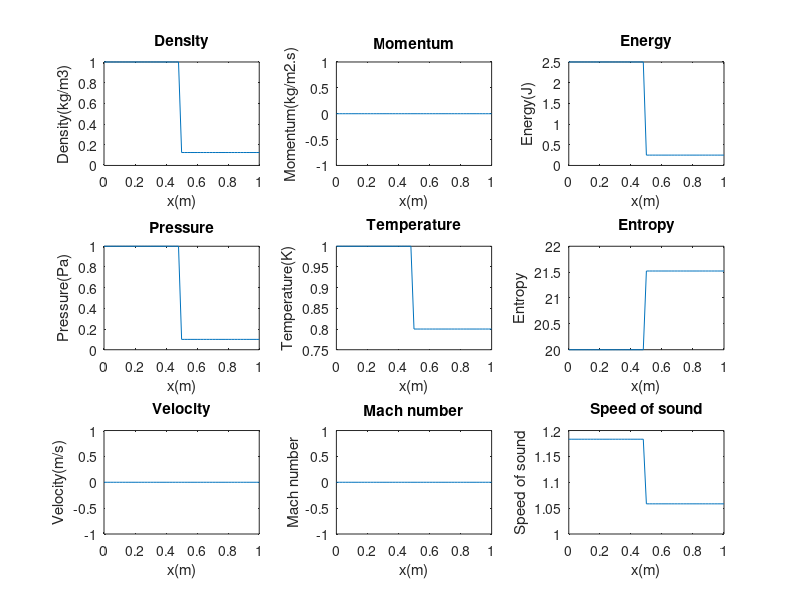
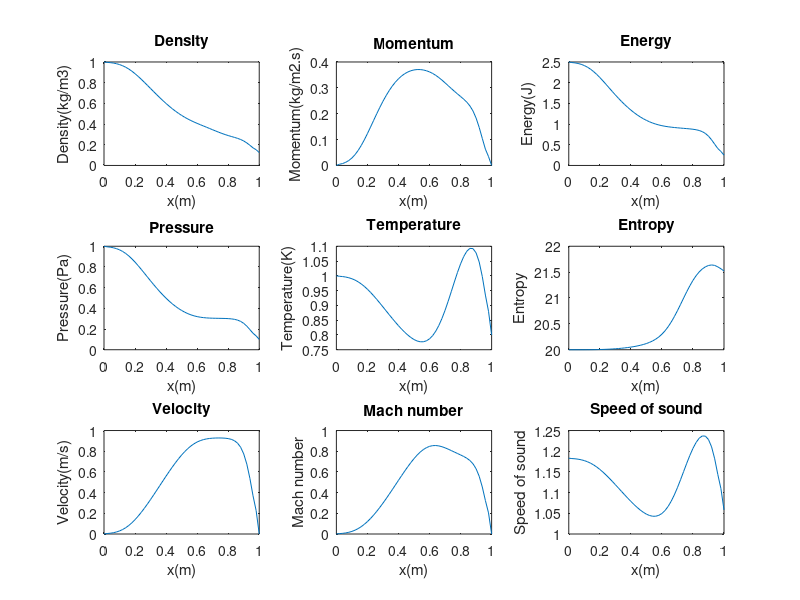
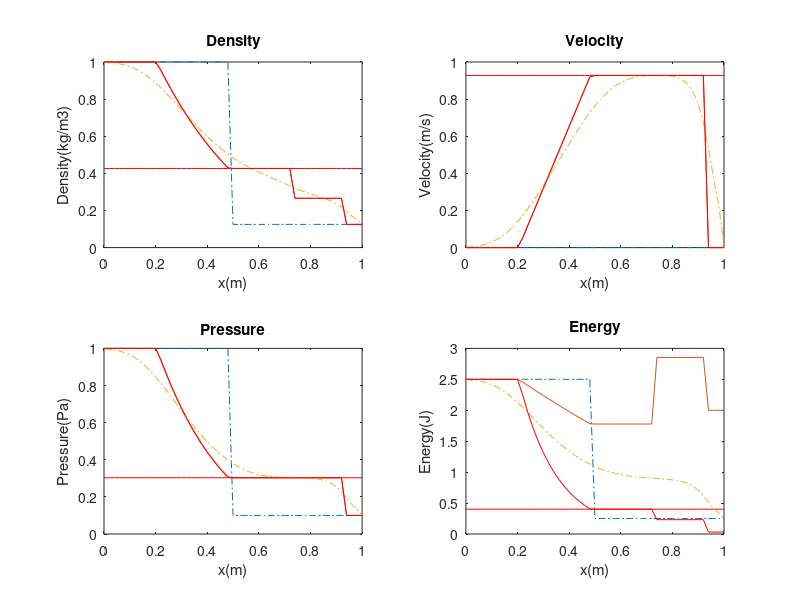

Recreate these plots in MATLAB, in order.
function euler_1d
clear;clc;clf;close all;

global hardcoded_disc
global data npar mesh

% OPTIONS
%================================================================================
hardcoded_disc = false;

% problem ID
% 1 = Leblanc's tube
% 2 = Sod's tube
data.pbID=2;

mesh.rand= false;
npar.nel = 50;
npar.porder = 1;               % FE polynomial degree
npar.qorder = npar.porder + 1; % quadrature order
% bypass my FEM disc and cell-dependent viscosity but use hardcoded linear
% with trapezoidal rule
if(hardcoded_disc)
    npar.porder=1; npar.qorder=2;
end
npar.temporal='ERK1';
npar.cfl =0.1;
npar.Cmax=0.5;%0.5;
npar.Cent=1.0;%1e0;
npar.lumpM = true;

time_approx_entropy = 'none';

plot_transient = false;
frequency=20; % how many time steps between transient plot outputs
%================================================================================

% number of degrees of freedom
npar.ndofs = npar.nel * npar.porder + 1 ;

% initialize data and parameters
init_data();
U_old = data.u0;
plot_vector(U_old,time,true)

% initialize old entropy values at previous time steps
S_m1 = zeros(npar.qorder,npar.nel);
S_m2 = S_m1;

% initialize time parameters
time = 0;
tend = data.tend;
dt   = npar.dt;
dt_old = -1;

iter=1;
tic
while time < tend

    if(time+dt>=tend)
        dt=tend-time;
        time = tend-dt+1e-15;
    end
    % time is the end time
    time=time+dt;
    fprintf('time beg=%9.5g, dt=%7.4d, time end=%9.5g \n',time-dt,dt,time);


    switch upper(npar.temporal)
        case{'ERK1'}
            % apply RK1 explicit
            k1 = ss_residual(U_old,time_approx_entropy);
            % value of the end of the time step
            U = U_old + dt*(npar.M\k1);
        case{'ERK2'}
            % apply RK2 explicit
            % first stage
            k1 = ss_residual(U_old,time_approx_entropy);
            U1 = U_old + (dt/2)*(npar.M\k1);
            % second stage
            k2 = ss_residual(U1,time_approx_entropy);
            % value of the end of the time step
            U = U_old + dt*(npar.M\k2);
        case{'ERK3'}
            % apply RK3 explicit
            % first stage
            k1 = ss_residual(U_old,time_approx_entropy);
            U1 = U_old + dt*(npar.M\k1);
            % second stage
            k2 = ss_residual(U1,time_approx_entropy);
            U2 = U_old + (dt/4)*(npar.M\(k1+k2));
            % third stage
            k3 = ss_residual(U2,time_approx_entropy);
            U = U_old + (dt/6)*(npar.M\(k1+k2+4*k3));
        case{'ERK4'}
            % apply RK4 explicit
            % first stage
            k1 = ss_residual(U_old,time_approx_entropy);
            U1 = U_old + (dt/2)*(npar.M\k1);
            % second stage
            k2 = ss_residual(U1,time_approx_entropy);
            U2 = U_old + (dt/2)*(npar.M\k2);
            % third stage
            k3 = ss_residual(U2,time_approx_entropy);
            U3 = U_old + dt*(npar.M\k3);
            % fourth stage
            k4 = ss_residual(U3,time_approx_entropy);
            U = U_old + (dt/6)*(npar.M\(k1+2*k2+2*k3+k4));
        otherwise
            error('unknown time integration %s',temporal);
    end

    % save old dt for bdf2
    npar.dt_old = dt;
    % get new dt
    dt = compute_new_dt(U);
    npar.dt = dt;
    % update how dsdt is computed in the entropy residual
    if(strcmpi(time_approx_entropy,'bdf1'))
        time_approx_entropy='bdf2';
    elseif(strcmpi(time_approx_entropy,'none'))
        time_approx_entropy='bdf1';
    end
    if (plot_transient)
        if(mod(iter,frequency)==0)
            plot_vector(U,time); drawnow
        end
    end
    % save old values for next time step
    U_old = U;
    iter=iter+1;
end

figure(2);
plot_vector(U,time,true);
toc

% % Uraw=U;
% % uu=smoothing(U,1);
% % 
% % plot_0=false;
% % if(plot_0)
% %     figure(1);
% %     plot(x_interp,uu_init,'r-', x,uu );
% % else
% %     figure(1);
% %     adr='R:\temporary\entropy\';
% %     adr='G:\RESEARCH-coupling\entropy\';
% %     plot(x_interp,uu,'.-b'); hold all;
% %     Z=load(sprintf('%sfort.10',adr)); plot(Z(:,1),Z(:,2),'.r-');
% %     plot(x_interp,uraw,'.-m');
% %     legend(['smo';'JLG';'raw']);
% %     hold off
% %     %     plot(x_interp,uu, x_interp,uraw,'r' );
% %     visc_=reshape(visc,qorder*nel,1);
% %     x_q=zeros(nel*qorder,1);
% %     for i=1:nel
% %         x1=x(i);  x2=x(i+1);
% %         aux=(x1+x2)/2 + (x2-x1)*xq/2;
% %         i1=(i-1)*qorder+1;
% %         i2=i1+qorder-1;
% %         x_q(i1:i2)=aux(1:end);
% %     end
% %     %     figure; plot(x_q,visc_);
% %     figure(2);
% %     subplot(3,1,1); plot(x_interp,uu);
% %     title(sprintf('Burgers 1d, porder=%i,tend=%g',porder,tend));
% %     subplot(3,1,2); plot(x_interp,uraw ); title('Raw solution -no averaging at tend')
% %     axis tight;
% %     subplot(3,1,3); plot(x_q,log10(visc_)); title('Viscosity at quadrature points')
% % 
% %     figure(3);
% %     plot(x_q,log10(visc_),'.-b'); hold all;
% %     Z=load(sprintf('%sfort.11',adr)); plot(Z(:,1),log10(Z(:,2)),'.r-');
% %     title('viscosity'); legend(['rag';'JLG']);
% %     hold off
% % 
% % end
% 
% % save sav_Burgers_RK3_99el_p1_CFL_0.5_partsF.mat x uu_init uu x_interp uraw x_q visc ;
% % save sav_Burgers_RK3_999el_p1_CFL_0.5_partsF.mat ;

return
end

%%%%%%%%%%%%%%%%%%%%%%%%%%%%%%%%%%%%%%
% Original PDE:
%       du/dt + df/dx = 0
% Add stabilization through a viscous term:
%       du/dt + df/dx - d/dx(visc du/dx) = 0
%
% advection term
%   option a) int b df/dx = -int f db/dx
%   option b) df/dx =f' du/dx --> int b f' du/dx
% viscous term:
%   - int b d/dx(visc du/dx)= int visc du/dx db/dx

%%%%%%%%%%%%%%%%%%%%%%%%%%%%%%%%%%%%%%

function F = ss_residual(U,temporal_approx)

global hardcoded_disc
global data npar mesh

% initialize ss residual vector
F=zeros(3*npar.ndofs,1);

% extract rho, mt, E at dofs
rho = U( 1:npar.ndofs               );
mt  = U((1:npar.ndofs) +  npar.ndofs);
E   = U((1:npar.ndofs) +2*npar.ndofs);
% compute pressure at dofs
P = data.eos(rho,mt,E);
% compute specific entropy at dofs
s = entropy(rho, P);
% compute velocity at dofs
v = mt./rho;
% compute speed of sound at dofs
c = sqrt(data.gamma*(P+data.Pinf)./rho);
% compute rieman invariants at dofsd
r = v+2*c/(data.gamma-1);
t = v-2*c/(data.gamma-1);

% normalization constants (use values at dofs, it is easier)
norm_c = max(abs(v+c - mean(v+c)));
norm_s = max(abs(s-mean(s)));

% compute the normalized jumps before computing the ss residual
% the jumps are calculated through a loop on all elements
[jumps,jump_vdsdx,jump_sdvdx] = compute_jumps(rho,mt,E,P,s,v,norm_s);

% rhs = -int_V { b div(f) )
%     =  int_V { grad(b).f } + BC terms (which we ignore b/c we have
%     Dirichlet BC for now)
% int_K grad(b).f = jac sum_q {w_q 1/jac dbdx_q f_q}
% for a given element, with linear FE and trapezoidal quadrature (w_q=1),
%    this becomes =  +/- 0.5 (fleft + fright)
%
% for iel=1:npar.nel
%     g=gn(iel,:);
%     % coef_u = uu(g(:)); % vector of length porder+1
%     % recall that shape is a matrix of size (qorder,porder+1)
%     % local_u = shape * coef_u; % vector of length qorder
%     % we do not need this for linear FE with tra
% end

if(hardcoded_disc)

    % compute speed
    v = mt./rho;
    v2= v.^2;
    % compute pressure
    P = data.eos(rho,mt,E);
    % compute speed of sound
    c = sqrt(data.gamma*(P+data.Pinf)./rho);
    % compute specific entropy
    s = entropy(rho, P);
    % specific internal energy
    e = E./rho - 0.5 * v2;
    % compute inviscid flux
    inviscid_flux = iflx(rho, mt, E, P, v);

    h=mesh.h;

    % cell gradients
    drhodx = diff(rho)/h;
    dvdx   = diff(v)/h;
    dedx   = diff(e)/h;
    dsdx   = diff(s)/h;
    % cell averages
    rhoa = rho(1:end-1)+0.5*diff(rho);
    va   = v(1:end-1)+0.5*diff(v);
    ea   = e(1:end-1)+0.5*diff(e);
    v2a  = v2(1:end-1)+0.5*diff(v2);
    rhova= mt(1:end-1)+0.5*diff(mt);

    % mass residual
    ind=1;
    for i=2:npar.ndofs-1
        F(i)= (inviscid_flux(i-1,ind)-inviscid_flux(i+1,ind))/2 + ...
            kappa(i)*drhodx(i) - kappa(i-1)*drhodx(i-1) ;
    end
    % mt residual
    ind=2;
    str=npar.stride(ind);
    for i=2:npar.ndofs-1
        F(i+str)= (inviscid_flux(i-1,ind)-inviscid_flux(i+1,ind))/2       + ...
            kappa(i)*va(i)  *drhodx(i) - kappa(i-1)*va(i-1)  *drhodx(i-1) + ...
            mu(i)   *rhoa(i)*dvdx(i)   - mu(i-1)   *rhoa(i-1)*dvdx(i-1)   ;
    end
    % energy residual
    ind=3;
    str=npar.stride(ind);
    for i=2:npar.ndofs-1
        F(i+str)= (inviscid_flux(i-1,ind)-inviscid_flux(i+1,ind))/2          + ...
            kappa(i)*rhoa(i) *dedx(i)   - kappa(i-1)*rhoa(i-1) *dedx(i-1)    + ...
            kappa(i)*ea(i)   *drhodx(i) - kappa(i-1)*ea(i-1)   *drhodx(i-1)  + ...
            -0.5*( kappa(i)*v2a(i)  *drhodx(i) - kappa(i-1)*v2a(i-1)  *drhodx(i-1) )+ ...
            mu(i)   *rhova(i)*dvdx(i)   - mu(i-1)   *rhova(i-1)*dvdx(i-1)    + ...
            kappa(i)*v2a(i)  *drhodx(i) - kappa(i-1)*v2a(i-1)  *drhodx(i-1)  ;
    end

else

    b  = npar.b; dbdx = npar.dbdx;
    dx = mesh.dx;
    wq = npar.wq;
    str= npar.stride(2);
    s_q_save_current = zeros(npar.qorder,npar.nel);
    s_q_m1 = zeros(npar.qorder,npar.nel);
    s_q_m2 = zeros(npar.qorder,npar.nel);
    r_q_m1 = zeros(npar.qorder,npar.nel);
    r_q_m2 = zeros(npar.qorder,npar.nel);
    t_q_m1 = zeros(npar.qorder,npar.nel);
    t_q_m2 = zeros(npar.qorder,npar.nel);

    for iel=1:npar.nel
        g=npar.gn(iel,:);
        dofs_rho = rho(g); % vector of length porder+1
        dofs_mt  = mt(g);  % vector of length porder+1
        dofs_E   = E(g);   % vector of length porder+1
        % not really dofs, but ...
        dofs_v = dofs_mt./dofs_rho;
        dofs_e = dofs_E./dofs_rho - 0.5 * dofs_v.^2;
        % recall that shape is a matrix of size (qorder,porder+1)
        rho_q = b * dofs_rho; % vector of length qorder
        mt_q  = b * dofs_mt;  % vector of length qorder
        E_q   = b * dofs_E;   % vector of length qorder
        e_q   = b * dofs_e;   % vector of length qorder
        % vector of length qorder
        drhodx_q = dbdx * dofs_rho;
        dvdx_q   = dbdx * dofs_v;
        dedx_q   = dbdx * dofs_e;
        % compute fluid speed
        v_q = mt_q./rho_q;
        % compute pressure
        P_q = data.eos(rho_q,mt_q,E_q);
        % compute speed of sound
        c_q = sqrt(data.gamma*abs(P_q+data.Pinf)./rho_q);

        % compute inviscid flux
        inviscid_flux_q = iflx(rho_q, mt_q, E_q, P_q, v_q);
        %         if(iel>28 & iel<31)
        %             rho_q
        %             mt_q
        %             E_q
        %             P_q
        %             v_q
        %             inviscid_flux_q
        %             disp('')
        %         end
        %-----------------------------------------------------------
        %%%%%%%%%%%%% entropy based viscous fluxes %%%%%%%%%%%%%%%%%
        %-----------------------------------------------------------
        % compute specific entropy
        s_q = entropy(rho_q, P_q);
        % alternate s_q
        s_q = b * s(g);
        s_q_save_current(:,iel) = s_q;
        % compute other riemannian invariants
        r_q = v_q + 2*c_q/(data.gamma-1); % wave at speed u-c
        t_q = v_q - 2*c_q/(data.gamma-1); % wave at speed u+c
        % alternate r_q
        r_q = b * r(g);
        t_q = b * t(g);
        r_q_save_current(:,iel) = r_q;
        t_q_save_current(:,iel) = t_q;
        % gradients of r,s,t
        dsdx_q = ( dbdx * s(g) ) * 2/mesh.dx(iel);
        drdx_q = ( dbdx * r(g) ) * 2/mesh.dx(iel);
        dtdx_q = ( dbdx * t(g) ) * 2/mesh.dx(iel);
        % time derivatives
        dsdt(:,iel) = visc_temporal_contribution(s_q,s_q_m1(:,iel),s_q_m2(:,iel),temporal_approx);
        drdt(:,iel) = visc_temporal_contribution(r_q,r_q_m1(:,iel),r_q_m2(:,iel),temporal_approx);
        dtdt(:,iel) = visc_temporal_contribution(t_q,t_q_m1(:,iel),t_q_m2(:,iel),temporal_approx);
        % residual for r,s,t
        Dsq = abs( dsdt(:,iel) + (v_q.*c_q).*dsdx_q ) / ( norm_s );
        Drq = abs( drdt(:,iel) + (v_q.*c_q).*drdx_q - c_q .* Dsq ) / norm_c;
        Dtq = abs( dtdt(:,iel) + (v_q.*c_q).*dtdx_q + c_q .* Dsq ) / norm_c;
        % entropy visc = Cent * h^2 * ( residual + jumps )
        mu_ent(:,iel) = ( npar.Cent * mesh.dx(iel)^2 ) * ...
            ( max(max(Dsq(:),Drq(:)),Dtq(:)) + max(jumps(:,iel)) );
        k_ent(:,iel) = mu_ent(:,iel);
        % first order visc = Cmax * h * speed
        mu_max = npar.Cmax * mesh.dx(iel) * max( v_q + c_q);
        k_max  = npar.Cmax * mesh.dx(iel) * max( v_q + c_q);
        % take minimum
        visc_ka = min (k_ent(:,iel),  k_max );
        visc_mu = min (mu_ent(:,iel), mu_max);
        % compute viscous flux
        viscous_flux_q = vflx(visc_ka, visc_mu, rho_q, drhodx_q, v_q, dvdx_q, e_q, dedx_q);
        %-----------------------------------------------------------
        %%% END END %%% entropy based viscous fluxes %%% END END %%%
        %-----------------------------------------------------------

        % compute total flux (add jacobian term to viscous flux)
        flux_q = inviscid_flux_q + 2/mesh.dx(iel) * viscous_flux_q;

        % caveat: dbdx(iq,itest_funct), so need to transpose here
        % to have a vector ordered along itest_func !
        % mass residual
        ind=1;
        F(g) = F(g) + dbdx' * (wq.*flux_q(:,ind)) ;
        % mt residual
        ind=2;
        g=g+str;
        F(g) = F(g) + dbdx' * (wq.*flux_q(:,ind)) ;
        % energy residual
        ind=3;
        g=g+str;
        F(g) = F(g) + dbdx' * (wq.*flux_q(:,ind)) ;

    end
    % save older entropies
    s_q_m2 = s_q_m1;
    s_q_m1 = s_q_save_current;
    r_q_m2 = r_q_m1;
    r_q_m1 = r_q_save_current;
    t_q_m2 = t_q_m1;
    t_q_m1 = t_q_save_current;
end

% apply Dirichlet to the ss residual
F(1          + npar.stride) = 0;
F(npar.ndofs + npar.stride) = 0;

return
end

%%%%%%%%%%%%%%%%%%%%%%%%%%%%%%%%%%%%%%


function pres=IGEOS(rho,mt,E)
% computes pressure for ideal gas law
% E is the total energy
global data

pres = (data.gamma-1)*( E - 0.5 * mt.^2 ./rho );

return
end

%%%%%%%%%%%%%%%%%%%%%%%%%%%%%%%%%%%%%%

function pres=SGEOS(rho,mt,E)
% computes pressure for ideal gas law
% E is the total energy
global data

e = E./rho - 0.5 * ( mt./rho).^2; % specific internal energy
pres = (data.gamma-1)*( e-data.q ) .*rho  - data.gamma * data.Pinf;

return
end

%%%%%%%%%%%%%%%%%%%%%%%%%%%%%%%%%%%%%%

function s = entropy(rho, P)

global data

% SPECIFIC entropy (``little'' s)
% The entropy is always to be computed with the real values of the density,
% momentum and total energy. Then in the function called pressure the area
% is set to 1.
s =  data.Cv * ( log(abs(P+data.Pinf)./rho.^(data.gamma)) ) + data.q_prime;

return
end

%%%%%%%%%%%%%%%%%%%%%%%%%%%%%%%%%%%%%%

function dt = compute_new_dt(U)
global mesh npar data

rho = U( 1:npar.ndofs              ) ;
mt  = U((1:npar.ndofs)+  npar.ndofs) ;
E   = U((1:npar.ndofs)+2*npar.ndofs) ;

% compute pressure
P = data.eos(rho,mt,E);
% compute speed of sound
csound = sqrt(data.gamma*abs(P+data.Pinf)./rho);
eig_max = max(csound+abs(mt./rho));

% compute the next time step
dt = mesh.h / (eig_max * npar.porder) * npar.cfl;

return
end

%%%%%%%%%%%%%%%%%%%%%%%%%%%%%%%%%%%%%%

function inviscid_flux = iflx(rho, mt, E, P, v )
% compute the inviscid flux
% E= total energy, v=speed
inviscid_flux = zeros(length(rho),3);

inviscid_flux(:,1) = mt;
inviscid_flux(:,2) = v.*mt+P;
inviscid_flux(:,3) = v.*(E+P);

return
end

%%%%%%%%%%%%%%%%%%%%%%%%%%%%%%%%%%%%%%

function viscous_flux = vflx(visc_ka, visc_mu, rho, drhodx, v, dvdx, e, dedx )
% compute the viscous flux
% e = specific internal energy, v=speed
viscous_flux = zeros(length(rho),3);

viscous_flux(:,1) = - visc_ka .* drhodx;
viscous_flux(:,2) = - visc_mu .* rho .* dvdx + v .* viscous_flux(:,1) ;
viscous_flux(:,3) = - visc_ka .* ( rho .* dedx + e .* drhodx ) ...
    -0.5 * v.^2 .* viscous_flux(:,1) + v .* viscous_flux(:,2) ;

return
end


%%%%%%%%%%%%%%%%%% JUMPS   %%%%%%%%%%%%%%%%%

function [jumps,varargout]=compute_jumps(rho,mt,E,P,s,v,norm_s)
% compute jumps (normal derivatives at interval extremities) of:
% d(u.s)/dx = u dsdx + s dudx

global hardcoded_disc
global data npar mesh

nel = npar.nel;

jumps = zeros(2,nel);

if(hardcoded_disc)

    dsdx  = zeros(nel,1);
    dudx  = zeros(nel,1);
    jump_vdsdx = zeros(2,nel);
    jump_sdvdx = zeros(2,nel);

    dsdx = diff(s)/mesh.h;
    dvdx = diff(v)/mesh.h;

    for i=2:nel-1
        jump_vdsdx(1,i) = v(i)  *( dsdx(i)-dsdx(i-1) );
        jump_vdsdx(2,i) = v(i+1)*( dsdx(i+1)-dsdx(i) );
        jump_sdvdx(1,i) = s(i)  *( dvdx(i)-dvdx(i-1) );
        jump_sdvdx(2,i) = s(i+1)*( dvdx(i+1)-dvdx(i) );
    end
    i=1;
    jump_vdsdx(2,i) = v(i+1)*( dsdx(i+1)-dsdx(i) );
    jump_sdvdx(2,i) = s(i+1)*( dvdx(i+1)-dvdx(i) );
    i=nel;
    jump_vdsdx(1,i) = v(i)  *( dsdx(i)-dsdx(i-1) );
    jump_sdvdx(1,i) = s(i)  *( dvdx(i)-dvdx(i-1) );


else

    dsdx_q  = zeros(2,nel);
    dudx_q  = zeros(2,nel);
    % s_q     = zeros(2,nel);
    % v_q     = zeros(2,nel);

    b    = npar.bJ;
    dbdx = npar.dbdxJ;

    v_K=zeros(nel+1,1);
    s_K=zeros(nel+1,1);
    for iel=1:nel,
        g=npar.gn(iel,:);
        % coef_u = uu(g(:)); % vector of length porder+1
        % recall that shapeJ is a matrix of size (2,porder+1)
        v_q = b * v(g); % vector of length 2
        s_q = b * s(g); % vector of length 2
        if(iel==1)
            v_K(1:2) = v_q;  s_K(1:2) = s_q;
        else
            v_K(iel+1) = v_q(2);
            s_K(iel+1) = s_q(2);
        end
        if(iel>1) %perform a check of continuity
            if( abs( v_K(iel)-v_q(1) ) >1e-8 ) , error('v_q not continuous???'); end
            if( abs( s_K(iel)-s_q(1) ) >1e-8 ) , error('s_q not continuous???'); end
        end
        dvdx_q(:,iel) = 2/mesh.dx(iel) * dbdx * v(g); % vector of length 2
        dsdx_q(:,iel) = 2/mesh.dx(iel) * dbdx * s(g); % vector of length 2
    end

    jump_vdsdx = aux_jump(v_K,dsdx_q,nel);
    jump_sdvdx = aux_jump(s_K,dvdx_q,nel);
    jumps = jump_vdsdx + jump_sdvdx;

end

% normalize jumps here
jump_vdsdx = jump_vdsdx / norm_s;
jump_sdvdx = jump_sdvdx / norm_s;
jumps = jumps / norm_s;

% extra output var
varargout{1} =  jump_vdsdx;
varargout{2} =  jump_sdvdx;

return
end

%%%%%%%%%%%%%%%%%%%%%%%%%%%%%%%%%%%%%%%%%%%%%%%%

function [jumps]=aux_jump(f_K,dgdx_q,nel,jumps)

if(nargin<4),
    jumps=zeros(2,nel);
end
for iel=2:nel-1
    jumps(:,iel) = jumps(:,iel) + ...
        max( abs( f_K(iel)  *(dgdx_q(1,iel)-dgdx_q(2,iel-1)) ),...
        abs( f_K(iel+1)*(dgdx_q(2,iel)-dgdx_q(1,iel+1)) ));
end
iel=1;
jumps(:,iel) = jumps(:,iel) + abs( f_K(iel+1)*(dgdx_q(2,iel)-dgdx_q(1,iel+1)) );
iel=nel;
jumps(:,iel) = jumps(:,iel) + abs( f_K(iel)  *(dgdx_q(1,iel)-dgdx_q(2,iel-1)) );

return
end

%%%%%%%%%%%%%% end of JUMPS   %%%%%%%%%%%%%%

function dsdt=visc_temporal_contribution(s_q, s_q_m1, s_q_m2, temporal_approx)

global npar

% temporal contribution to the entropy residual
if(strcmpi(temporal_approx,'none'))
    dsdt=zeros(length(s_q),1);
elseif(strcmpi(temporal_approx,'bdf1'))
    dsdt=( s_q - s_q_m1 ) /npar.dt;
else
    k0 = (2*npar.dt + npar.dt_old)/(npar.dt * (npar.dt + npar.dt_old));
    k1 = (npar.dt + npar.dt_old)/(npar.dt * npar.dt_old);
    k2 = npar.dt /(npar.dt_old * (npar.dt + npar.dt_old));
    dsdt = k0*s_q + k1*s_q_m1 + k2*s_q_m2;
end

return
end

%%%%%%%%%%%%%%%%%%%%%%%%%%%%%%%%%%%%%%

function plot_vector(U,time,opts)
% Function to plot the density, the momentum, the pressure and the energy
% of the fluid
% init vectors

global mesh npar data

rho = U( 1:npar.ndofs              ) ;
mt  = U((1:npar.ndofs)+  npar.ndofs) ;
E   = U((1:npar.ndofs)+2*npar.ndofs) ;
% compute pressure
P = data.eos(rho,mt,E);
% compute speed of sound
csound = sqrt(data.gamma*abs(P+data.Pinf)./rho);
% fluid speed
v = mt./rho;
% mach number
Mach = abs(v./csound);
% temperature
T = abs(P+data.Pinf)./((data.gamma-1)*data.Cv*rho);
% entropy
s = entropy(rho, P);

% Space vector
X = mesh.x_interp;

% Plots
subplot(3,3,1);
plot(X,rho,'-'); title('Density'); xlabel('x(m)'); ylabel('Density(kg/m3)'); hold on;
%
subplot(3,3,2);
plot(X,mt,'-'); title('Momentum'); xlabel('x(m)'); ylabel('Momentum(kg/m2.s)'); hold on;
%
subplot(3,3,3);
plot(X,E,'-'); title('Energy'); xlabel('x(m)'); ylabel('Energy(J)'); hold on;
%
subplot(3,3,4);
plot(X,P,'-'); title('Pressure'); xlabel('x(m)'); ylabel('Pressure(Pa)'); hold on;
%
subplot(3,3,5);
plot(X,T,'-'); title('Temperature'); xlabel('x(m)'); ylabel('Temperature(K)'); hold on;
%
subplot(3,3,6);
plot(X,s,'-'); title('Entropy'); xlabel('x(m)'); ylabel('Entropy'); hold on;
%
subplot(3,3,7);
plot(X,v,'-'); title('Velocity'); xlabel('x(m)'); ylabel('Velocity(m/s)'); hold on;
%
subplot(3,3,8);
plot(X,Mach,'-'); title('Mach number');  xlabel('x(m)'); ylabel('Mach number'); hold on;
%
subplot(3,3,9);
plot(X,csound,'-'); title('Speed of sound'); xlabel('x(m)'); ylabel('Speed of sound'); hold on;

if(nargin<3 || opts==false), return; end

figure(3);

[ds,us,ps,es,xi]=ers(data.ql,data.qr,1,npar.nel,data.gamma,time);
% Plots
subplot(2,2,1);
plot(X,rho,'-.',xi,ds,'r-'); title('Density'); xlabel('x(m)'); ylabel('Density(kg/m3)'); hold on;
%
subplot(2,2,2);
plot(X,v,'-.',xi,us,'r-'); title('Velocity'); xlabel('x(m)'); ylabel('Velocity(m/s)'); hold on;
%
subplot(2,2,3);
plot(X,P,'-.',xi,ps,'r-'); title('Pressure'); xlabel('x(m)'); ylabel('Pressure(Pa)'); hold on;
%
subplot(2,2,4);
% ie=P./rho./(data.gamma-1);
plot(X,E,'-.',xi,ds.*es,'r-'); title('Energy'); xlabel('x(m)'); ylabel('Energy(J)'); hold on;
%

return
end

%%%%%%%%%%%%%%%%%%%%%%%%%%%%%%%%%%%%%%

function init_data()

global hardcoded_disc
global data npar

% select problem data
switch(data.pbID)
    case{1} % Leblanc shock tube
        data.L=1;
        data.membrane=data.L/2;
        % parameters for EOS and entropy
        data.eos = @IGEOS;
        data.gamma = 5/3; % gamma parameter
        data.Cv = 1 / (data.gamma-1); % heat capacity
        data.q       = 0; % q value
        data.Pinf    = 0; % Pinf
        data.q_prime = 20; % for positive entropy
        % boundary conditions and initial sound speeds
        v_left = 0;    v_rite = 0;
        rho_left = 1;  rho_rite = 0.001;
        mt_left = rho_left*v_left;
        mt_rite = rho_rite*v_rite;
        e_left = 0.1; e_rite = 1e-7;
        E_left = rho_left*e_left + 0.5*rho_left*v_left^2 ;
        E_rite = rho_rite*e_rite + 0.5*rho_rite*v_rite^2;
        %
        data.bc_value(:,1) = [rho_left; mt_left; E_left]; % x=0 (rho,m,E)
        data.bc_value(:,2) = [rho_rite; mt_rite; E_rite]; % x=L (rho,m,E)
        %data.bc_value(:,1) = [1;3;5]
        %data.bc_value(:,2) = [2;4;6]
        % initial speeds of sound
        Pl = data.eos(rho_left,mt_left,E_left);
        Pr = data.eos(rho_rite,mt_rite,E_rite);
        data.cl = sqrt( data.gamma * (Pl+data.Pinf) / rho_left);
        data.cr = sqrt( data.gamma * (Pr+data.Pinf) / rho_rite);
        data.ql=[1,    0,  0.1*2/3];
        data.qr=[0.001,0.0,0.0000001*2/3];

        data.tend=0.4;

    case{2} % Sod shock tube
        data.L=1;
        data.membrane=data.L/2;
        % parameters for EOS and entropy
        data.eos = @IGEOS;
        data.gamma = 1.4; % gamma parameter
        data.Cv = 1 / (data.gamma-1); % heat capacity
        data.q       = 0; % q value
        data.Pinf    = 0; % Pinf
        data.q_prime = 20; % for positive entropy
        % boundary conditions and initial sound speeds
        v_left = 0;    v_rite = 0;
        rho_left = 1;  rho_rite = 0.125;
        mt_left = rho_left*v_left;
        mt_rite = rho_rite*v_rite;
        p_left = 1.0;
        p_rite = 0.1;
        E_left = 2.5;
        E_rite = 0.25;
        %
        data.bc_value(:,1) = [rho_left; mt_left; E_left]; % x=0 (rho,m,E)
        data.bc_value(:,2) = [rho_rite; mt_rite; E_rite]; % x=L (rho,m,E)
        % initial speeds of sound
        Pl = data.eos(rho_left,mt_left,E_left);
        Pr = data.eos(rho_rite,mt_rite,E_rite);
        data.cl = sqrt( data.gamma * (Pl+data.Pinf) / rho_left);
        data.cr = sqrt( data.gamma * (Pr+data.Pinf) / rho_rite);
        data.ql=[rho_left, v_left, p_left];
        data.qr=[rho_rite, v_rite, p_rite];

        data.tend=0.25;

    otherwise
        error('unknown pbID %i',data.pbID);
end

% initialize spatial mesh
init_mesh();
%  initial condition
init_u0();

% store basis functions
[xq,wq] = GLNodeWt(npar.qorder);
[npar.b,npar.dbdx]=feshpln(xq,npar.porder);
% special shape functions for jumps
% h=0.01;
% [npar.bJ,npar.dbdxJ]=feshpln([-1 (-1+h) (1-h) 1],npar.porder);
[npar.bJ,npar.dbdxJ]=feshpln([-1 1],npar.porder);
if(hardcoded_disc)
    xq=[-1 1]; wq=[1 1];
    [npar.b ,npar.dbdx] =feshpln(xq,npar.porder);
    % [npar.bJ,npar.dbdxJ]=feshpln([-1 (-1+h) (1-h) 1],npar.porder);
    [npar.bJ,npar.dbdxJ]=feshpln([-1 1],npar.porder);
end
% store quadrature
npar.xq = xq;
npar.wq = wq;

return
end

%%%%%%%%%%%%%%%%%%%%%%%%%%%%%%%%%%%%%%

function init_mesh()

global data mesh npar

% create the mesh
if(mesh.rand);
    npts = nel+1;
    if( ~isempty(data.membrane) ), npts = nel; end
    x = data.L * sort( rand(npts,1) );
    x = sort( [x data.membrane] );
    x(1) = 0; x(end) = data.L;
    mesh.x  = x'; clear x;
    mesh.dx = diff(mesh.x);
    mesh.h  = min(mesh.dx);
    error('disallowing random spatial mesh for now')
else
    x = linspace(0,data.L,npar.nel+1);
    if( ~isempty(data.membrane) )
        % a membrane is present
        % ind = find( abs(x-data.membrane)<1E-8 );
        % if(length(ind)==0), error('uniform mesh not aligned with membrane'); end
        ind = find( x<data.membrane );
        if(isempty(ind))
            error('membrane to the left of the domain');
        else
            i1=ind(end);
        end
        ind = find( x>data.membrane );
        if(isempty(ind))
            error('membrane to the right of the domain');
        else
            i2=ind(1);
        end
        switch (i2-i1)
            case{1}
                mesh.memb_elem = i1;
                x_middle=(x(i1)+x(i2))/2;
                if( abs(x_middle-data.membrane)<1E-8 )
                    [i1 x(i1) i2 x(i2) x_middle]
                    error('x_middle not aligned with membrane');
                end
            case{2}
                mesh.memb_elem = [i1 (i1+1)];
            otherwise
                error('i2(%i) should be i1(%i)+1 or 2',i2,i1);
        end
    end
    mesh.x  = x'; clear x;
    mesh.dx = diff(mesh.x);
    mesh.h  = min(mesh.dx);
end

% create a mesh of the nodal unknowns from the discretization
x_interp=zeros(npar.ndofs,1);
porder=npar.porder;
for i=1:npar.nel
    x1=mesh.x(i);
    x2=mesh.x(i+1);
    % this is not true with non-equally spaced Lagrangian poly for
    % example!!!!
    aux=linspace(x1,x2,porder+1);
    i1=(i-1)*porder+1;
    i2=i1+porder;
    x_interp(i1:i2-1)=aux(1:end-1);
end
x_interp(end)=mesh.x(end);
% store mesh for ploting
mesh.x_interp = x_interp; clear x_interp;

% first time step
safety=0.5;
npar.dt = safety * mesh.h * npar.cfl / max(data.cl,data.cr);

% connectivity
gn=zeros(npar.nel,(npar.porder+1));
gn(1,:)=linspace(1,npar.porder+1,npar.porder+1);
for iel=2:npar.nel
    gn(iel,:)=[gn(iel-1,end) , gn(iel-1,2:end)+npar.porder ];
end
% if(logperiodic)
%     % periodic bc
%     gn(nel,end)=gn(1,1);
% end
npar.gn=gn;

% stride in between the variables rho, mt, E
stride=[0 npar.ndofs 2*npar.ndofs];
npar.stride=stride;

% compute local mass and stifness matrices
[npar.m,npar.k] = init_mat(npar.porder);

% create global mass matrix
nnz_one_var = ((porder+1)^2-1)*npar.nel+1;
M = spalloc(3*npar.ndofs,3*npar.ndofs,3*nnz_one_var);
for iel=1:npar.nel
    M(gn(iel,:),gn(iel,:)) = M(gn(iel,:),gn(iel,:)) + mesh.dx(iel)/2 * npar.m;
end
M(stride(2)+1:stride(2)+npar.ndofs,stride(2)+1:stride(2)+npar.ndofs) = M(1:npar.ndofs,1:npar.ndofs);
M(stride(3)+1:stride(3)+npar.ndofs,stride(3)+1:stride(3)+npar.ndofs) = M(1:npar.ndofs,1:npar.ndofs);
clear gn;
%
% apply Dirichlet BC
% -- left
ind=1;
M(ind+stride,:)=0;   M(:,ind+stride)=0;
for i=1:3
    M(ind+stride(i),ind+stride(i))=1;
end
% -- right
ind=npar.ndofs;
M(ind+stride,:)=0;   M(:,ind+stride)=0;
for i=1:3
    M(ind+stride(i),ind+stride(i))=1;
end
% keep M and inv of M
if(npar.lumpM)
    M=diag(sum(M));
end
npar.M  = M;
npar.iM = inv(M);
clear M;

return
end

%%%%%%%%%%%%%%%%%%%%%%%%%%%%%%%%%%%%%%

function init_u0()
% compute the initial values

global data npar mesh

u0=zeros(3*npar.ndofs,1);

stride=npar.stride;
for iel=1:npar.nel
    gn=npar.gn(iel,:);
    len=length(gn);
    if( iel < mesh.memb_elem(1) )
        for i=1:len
            u0(gn(i)+stride)= data.bc_value(:,1);
        end
    elseif( iel > mesh.memb_elem(end) )
        for i=1:len
            u0(gn(i)+stride)= data.bc_value(:,2);
        end
    else
        if(length(mesh.memb_elem)==1)
            bc_slope=(data.bc_value(:,2)-data.bc_value(:,1))/(len-1);
            for i=1:len
                u0(gn(i)+stride)= (i-1)*bc_slope+data.bc_value(:,1);
                % hack
                % %%%%%%%%%%%%%%%%%%%%%%%%%%%%%%%%%%%%%%%%%%%%%%%%%%%%%%%%%
                u0(gn(i)+stride)= data.bc_value(:,2);
            end
        else
            bc_middle= (data.bc_value(:,1)+data.bc_value(:,2))/2;
            if(iel==mesh.memb_elem(1))
                bc_slope=(bc_middle-data.bc_value(:,1))/(len-1);
                for i=1:len
                    u0(gn(i)+stride)= (i-1)*bc_slope+data.bc_value(:,1);
                    % hack
                    % %%%%%%%%%%%%%%%%%%%%%%%%%%%%%%%%%%%%%%%%%%%%%%%%%%%%%%%%%
                    if(i==len), u0(gn(i)+stride)= data.bc_value(:,2);end
                end
            else
                bc_slope2=(data.bc_value(:,2)-bc_middle)/(len-1);
                if(bc_slope~=bc_slope2), error('bc_slope/=bc_slope2'); end
                for i=2:len
                    u0(gn(i)+stride)= (i-1)*bc_slope2+bc_middle;
                end
            end
        end
    end
end
% figure(1);
% title('rho,mt,E @ initial conditions');
% subplot(3,1,1)
% plot(mesh.x_interp,u0(1:npar.ndofs),'.-')
% subplot(3,1,2)
% plot(mesh.x_interp,u0((1:npar.ndofs) +  npar.ndofs),'.-')
% subplot(3,1,3)
% plot(mesh.x_interp,u0((1:npar.ndofs) +2*npar.ndofs),'.-')

data.u0 = u0; clear u0;

return
end

%%%%%%%%%%%%%%%%%%%%%%%%%%%%%%%%%%%%%%

function out = smoothing(uu,howmany)

out = uu;
for i=1:howmany
    out(1) = ( uu(end) + 4*uu(1) + uu(2) ) /6;
    out(2:end-1) = (uu(1:end-2) + 4*uu(2:end-1) + uu(3:end) ) /6;
    out(end) = (uu(end-1) + 4*uu(end) + uu(1) ) /6;
    uu=out;
end

return
end

%%%%%%%%%%%%%%%%%%%%%%%%%%%%%%%%%%%%%%

function out = smoothing_2(uu,howmany)

out = uu;
for i=1:howmany
    out(1) = max( [uu(end);uu(1:2)] ) ;
    for i=2:length(uu)-1
        out(i) = max( uu(i-1:i+1) );
    end
    out(end) = max( [uu(end-1:end);uu(1)] );
    uu=out;
end

return
end
%%%%%%%%%%%%%%%%%%%%%%%%%%%%%%%%%%%%%%

function [m,k] = init_mat(p_order)

edof=p_order+1;
k=zeros(edof,edof);      % initialization of element matrix to zero
m=zeros(edof,edof);      % initialization of element matrix to zero
f=zeros(edof,1);         % initialization of rhs vector to zero

% numerical integration sampling points & weights
% mass matrix contains poly of order: pp = 2*p_order
% Gauss-Leg quad with q points can integrate poly of order 2*q+1
% thus, we need: 2*p_order = 2*q-1 => q=p_order+1
q=p_order+1;
[xq,w] = GLNodeWt(q);

% compute shape functions and derivatives at quad point
[shape,dhdr]=feshpln(xq,p_order);

for iq=1:q
    wtx=w(iq);
    %  compute element matrix
    for i=1:edof,
        for j=1:edof,
            k(i,j)=k(i,j)+( dhdr(iq,i)* dhdr(iq,j) )*wtx;
            m(i,j)=m(i,j)+(shape(iq,i)*shape(iq,j) )*wtx;
        end
        f(i)=f(i) + shape(iq,i)*wtx;
    end
end

impr=0;
if(impr>0)
    m
    k
    f
end

return
end
%%%%%%%%%%%%%%%%%%%%%%%%%%%%%%%%%%%%%%

function [shapefun,dhdx]=feshpln (xv,p)

% EQUALLY-SPACED POLY
xd=linspace(-1,1,p+1);

shapefun=zeros(length(xv),p+1);
dhdx    =zeros(length(xv),p+1);

for i=1:p+1
    num=1.;
    den=1.;
    for j=1:p+1
        if(j~=i)
            num=num.*(xv-xd(j));
            den=den.*(xd(i)-xd(j));
        end
    end
    shapefun(:,i)=num./den;
end

for i=1:p+1
    sum=0.;
    den=1.;
    for j=1:p+1
        if(j~=i)
            num=1;
            for k=1:p+1
                if((k~=i)&&(k~=j))
                    num=num.*(xv-xd(k));
                end
            end
            sum=sum+num;
            den=den.*(xd(i)-xd(j));
        end
    end
    dhdx(:,i)=sum./den;
end

return
end
%%%%%%%%%%%%%%%%%%%%%%%%%%%%%%%%%%%%%%

function [x,w] = GLNodeWt(n)
% GLNodeWt  Nodes and weights for Gauss-Legendre quadrature of arbitrary order
%           obtained by solving an eigenvalue problem
%
% Synopsis:  [x,w] = GLNodeWt(n)
%
% Input:     n = order of quadrature rule
%
% Output:    x = vector of nodes
%            w = vector of weights

%  Algorithm based on ideas from Golub and Welsch, and Gautschi.  For a
%  condensed presentation see H.R. Schwarz, "Numerical Analysis: A
%  Comprehensive Introduction," 1989, Wiley.  Original MATLAB
%  implementation by H.W. Wilson and L.H. Turcotte, "Advanced Mathematics
%  and Mechanics Applications Using MATLAB," 2nd ed., 1998, CRC Press

beta   = (1:n-1)./sqrt(4*(1:n-1).^2 - 1);
J      = diag(beta,-1) + diag(beta,1);    % eig(J) needs J in full storage
[V,D]  = eig(J);
[x,ix] = sort(diag(D));  %  nodes are eigenvalues, which are on diagonal of D
w      = 2*V(1,ix)'.^2;  %  V(1,ix)' is column vector of first row of sorted V

return
end

%%%%%%%%%%%%%%%%%% JUMPS   %%%%%%%%%%%%%%%%%
% compute dF/dx and look at its jump
% F=entropy flux
% dF/dx = F' * du/dx = E' * f' * du/dx = f' * dE/dx
% use finite difference near extremities to get dE/dx
% since u is continuous, f'=df/du is continous at the interval extremities
% so, [[dF/dx]] = f'(\pm1) [[dE/dx]]

%%%%%%%%%%%%%% end of JUMPS   %%%%%%%%%%%%%%

% residual = dE/dt + dF/dx
% where F = entropy flux.
% however, dF/dx = F' * du/dx
% and F' = dF/du = E' * f'
% thus, residual = dE/dt + E'*f'*du/dx
%
% short demo: du/dt + df/dx = 0 <==> du/dt + f'(u) du/dx = 0
% for an entropy pair (E(u),F(u)) satisfying dE/dt + dF/dx = 0
% we have (smoothness condition) E'(u) du/dt + F'(u) du/dx = 0
% which is compared to: E'(u) [ du/dt + f'(u) du/dx ]
% % % % % % % %     figure(102);clf
% % % % % % % %     plot(resi(1,:)    ,'m.-'); hold all;
% % % % % % % %     plot(resi_JLG(1,:),'g.-'); legend(['rag';'jlg']); title('entro residual');  hold off
% % % % % % % %     clear resi;
% % % % % % % %     resi=resi_JLG(1,:)';
% % % % % % % %
% % % % % % % % if(c2>1.e5)
% % % % % % % %     visc = c1 * aux_dx_p .* speed;
% % % % % % % % else
% % % % % % % %     % here, the size h for the entropy visc is the minimum
% % % % % % % %     % between 2 quadrature points = dx/porder for lagrange polynomials
% % % % % % % %     % where the size for the maximum entropy (speed) is dx BUT
% % % % % % % %     % cmax(=c1) is a constant/porder in JLG paper, so it is like using
% % % % % % % %     % dx/porder everywhere in the formula
% % % % % % % %     visc1st= c1*aux_dx_p.*speed ;
% % % % % % % %     visc   = min( c1*aux_dx_p.*speed , c2*(aux_dx_quad).^2.*(resi+jumps) );
% % % % % % % %     visc_  = min( c1*aux_dx_p.*speed , c2*(aux_dx_quad).^2.*(jumps) );
% % % % % % % %     visc__ = min( c1*aux_dx_p.*speed , c2*(aux_dx_quad).^2.*(resi) );
% % % % % % % % end
% % % % % % % % figure(100); clf;
% % % % % % % % if(JLG_visc)
% % % % % % % %     if(c2<=1.e5)
% % % % % % % %         plot(log10(visc_ ),'g.-'); hold all;
% % % % % % % %         plot(log10(visc__),'m.-'); hold all;
% % % % % % % %     end
% % % % % % % %     plot(log10(visc  ),'b-'); hold all;
% % % % % % % %     plot(log10(visc1st ),'k.-'); legend(['J';'R';'B';'1']); hold off;
% % % % % % % % else
% % % % % % % %     if(c2<=1.e5)
% % % % % % % %         semilogy(max(visc1st),'k.-'); hold all;
% % % % % % % %         semilogy(max(visc_),'g.-'); hold all;
% % % % % % % %         semilogy(max(visc__),'m.-'); hold all;
% % % % % % % %     end
% % % % % % % % %     plot(log10(max(visc )),'b-'); legend(['J';'R';'B']); hold off;
% % % % % % % %     semilogy(max(visc ),'b-'); legend(['1';'J';'R';'B']); hold off;
% % % % % % % % end


%%%%%%%%%%%%%%%%%%%%%%%%%%%%%%%%%%%%%%
% Exact Riemann Solver for the 1D Euler equations,
% implemented from Toro's "Riemann Solvers and Numerical Methods for Fluid Dynamics"
% Ch. 4.9, pp. 153-162
% coded by Ivan Christov, Novemeber 2005, TAMU

%Leblanc test
% ql=[1,0,2/3] and qr=[0.001,0,0.0000001*2/3]
% timeout=6, domain =[0,9]

% functional implementation (the parameters are sent by the user)
% q = [rho,u,p]

function [ds,us,ps,es,xi] = ers(ql,qr,domlen,cells,gamma,timeout)
clear ds us ps es xi
mpa = 1;
diaph = domlen/2;
dl = ql(1); ul = ql(2); pl = ql(3);
dr = qr(1); ur = qr(2); pr = qr(3);

% gamma related constants
g1 = (gamma-1)/(2*gamma);
g2 = (gamma+1)/(2*gamma);
g3 = 2*gamma/(gamma-1);
g4 = 2/(gamma-1);
g5 = 2/(gamma+1);
g6 = (gamma-1)/(gamma+1);
g7 = (gamma-1)/2;
g8 = gamma-1;

% sound speeds
cl = sqrt(gamma*pl/dl);
cr = sqrt(gamma*pr/dr);

% check pressure's positivity
if g4*(cl+cr)<=(ur-ul)
    error('Initial data generates a vacuum!');
end

% get exact value of the pressure in the star region
% first, find educated guess of the value of the pressure in the star region
cup = 0.25*(dl+dr)*(cl+cr);
ppv = 0.5*(pl+pr)+0.5*(ul-ur)*cup;
ppv = max(0,ppv);
pmin = min(pl,pr);
pmax = max(pl,pr);
qmax = pmax/pmin;
quser = 2;
if (qmax<=quser) & ((pmin<=ppv) & (ppv<=pmax)) % select PVRS Riemann solver
    pm = ppv;
else
    if ppv<pmin % select two-rarefaction Riemann solver
        pq = (pl/pr)^g1;
        um = (pq*ul/cl+ur/cr+g4*(pq-1))/(pq/cl+1/cr);
        ptl = 1+g7*(ul-um)/cl;
        ptr = 1+g7*(um-ur)/cr;
        pm = 0.5*(pl*ptl^g3+pr*ptr^g3);
    else % select tow-shock Riemann solver with PVRS as estimate
        gel = sqrt((g5/dl)/(g6*pl+ppv));
        ger = sqrt((g5/dr)/(g6*pr+ppv));
        pm = (gel*pl+ger*pr-(ur-ul))/(gel+ger);
    end
end

% second, perform Newton iteration
niter = 5000;
tolpre = 10^(-12);
pold = pm;
for i=1:niter
    % evaluate the pressure function on the left and on the right
    if pold<=pl % rarefaction
        pratl = pold/pl;
        fl = g4*cl*(pratl^g1-1);
        fld = (1/(dl*cl))*pratl^(-g2);
    else % shock
        al = g5/dl;
        bl = g6*pl;
        qrtl = sqrt(al/(bl+pold));
        fl = (pold-pl)*qrtl;
        fld = (1-0.5*(pold-pl)/(bl+pold))*qrtl;
    end

    if pold<=pr % rarefaction
        pratr = pold/pr;
        fr = g4*cr*(pratr^g1-1);
        frd = (1/(dr*cr))*pratr^(-g2);
    else % shock
        ar = g5/dr;
        br = g6*pr;
        qrtr = sqrt(ar/(br+pold));
        fr = (pold-pr)*qrtr;
        frd = (1-0.5*(pold-pr)/(br+pold))*qrtr;
    end

    pm = pold-(fl+fr+ur-ul)/(fld+frd);
    change = 2*abs((pm-pold)/(pm+pold));
    if change<=tolpre break; end
    if pm<0 pm = tolpre; end
    pold = pm;
end

if i==niter
    warning('Newton-Raphson iteration did not achieve desired tolerance.');
end

% find the velocity in the star region
um = 0.5*(ul+ur+fr-fl);

% sample the solution
dx = domlen/cells;
for i=1:cells+1
    xi(i) = (i-1)*dx;%(i-0.5)*dx;
    if timeout==0
        if xi(i)<=diaph
            ds(i) = dl;
            us(i) = ul;
            ps(i) = pl;
        else
            ds(i) = dr;
            us(i) = ur;
            ps(i) = pr;
        end
    else
        s = (xi(i)-diaph)/timeout;
        if s<=um % left of contact discontinuity
            if pm<=pl % left rarefaction
                shl = ul-cl;
                if s<=shl % left data state
                    ds(i) = dl;
                    us(i) = ul;
                    ps(i) = pl;
                else
                    cml = cl*(pm/pl)^g1;
                    stl = um-cml;
                    if s>stl % star left state
                        ds(i) = dl*(pm/pl)^(1/gamma);
                        us(i) = um;
                        ps(i) = pm;
                    else % left fan
                        us(i) = g5*(cl+g7*ul+s);
                        cs = g5*(cl+g7*(ul-s));
                        ds(i) = dl*(cs/cl)^g4;
                        ps(i) = pl*(cs/cl)^g3;
                    end
                end
            else % left shock
                pml = pm/pl;
                sl = ul-cl*sqrt(g2*pml+g1);
                if s<=sl % left data state
                    ds(i) = dl;
                    us(i) = ul;
                    ps(i) = pl;
                else % left star state
                    ds(i) = dl*(pml+g6)/(pml*g6+1);
                    us(i) = um;
                    ps(i) = pm;
                end
            end
        else % right of contact discontinuity
            if pm>pr % right shock
                pmr = pm/pr;
                sr = ur+cr*sqrt(g2*pmr+g1);
                if s>=sr % right data state
                    ds(i) = dr;
                    us(i) = ur;
                    ps(i) = pr;
                else % star right state
                    ds(i) = dr*(pmr+g6)/(pmr*g6+1);
                    us(i) = um;
                    ps(i) = pm;
                end
            else % right rarefaction
                shr = ur+cr;
                if s>=shr % right data state
                    ds(i) = dr;
                    us(i) = ur;
                    ps(i) = pr;
                else
                    cmr = cr*(pm/pr)^g1;
                    str = um+cmr;
                    if s<=str % star right state
                        ds(i) = dr*(pm/pr)^(1/gamma);
                        us(i) = um;
                        ps(i) = pm;
                    else % right fan
                        us(i) = g5*(-cr+g7*ur+s);
                        cs = g5*(cr-g7*(ur-s));
                        ds(i) = dr*(cs/cr)^g4;
                        ps(i) = pr*(cs/cr)^g3;
                    end
                end
            end
        end
    end
end
es = ps./g8+ds.*(us.^2)./2;
% DEBUG INFORMATION
subplot(2,2,1); plot(xi,ds); ylabel('\rho'); xlabel('x');
subplot(2,2,2); plot(xi,us); ylabel('u'); xlabel('x');
subplot(2,2,3); plot(xi,ps); ylabel('p'); xlabel('x');
subplot(2,2,4); plot(xi,ps./ds./g8); ylabel('e'); xlabel('x');
return
end
